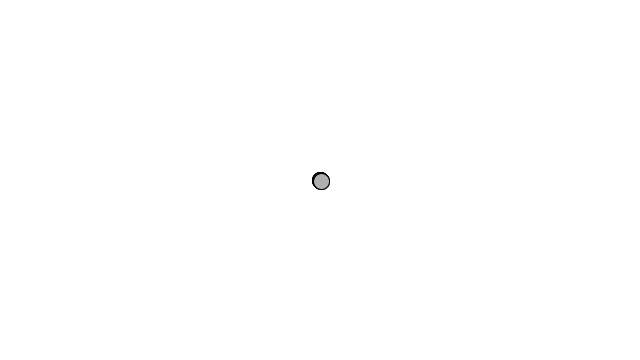
Frame 1 (no input)
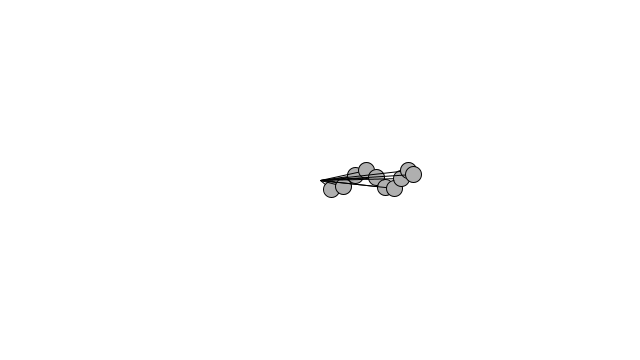
Frame 60 (the mouse pressed at the canvas centre just before this capture)
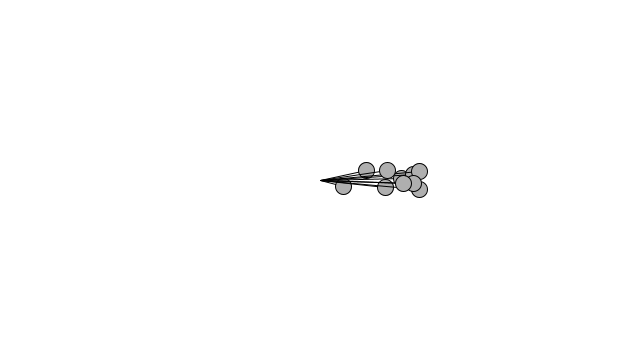
Frame 120 (the mouse held since frame 60 and released just before this capture)

The Processing sketch that drew these frames (run headless with seeded random() and noise(); from frame 60 on, the mouse is pressed at the canvas centre):

// Processing sketch: exercise_7
// ── exercise_7.pde
Oscillator[] oscillators = new Oscillator[10];

void setup() {
  size(640, 360);

  for (int i = 0; i < oscillators.length; i++) {
    oscillators[i] = new Oscillator(.002*(i+1), .02*(i+1), 100, 10);
  }
}

void draw() {
  background(255);

  for (int i = 0; i < oscillators.length; i++) {
    oscillators[i].oscillate();
    oscillators[i].display();
  }
}
// ── Oscillator.pde
class Oscillator {

  PVector angle;
  PVector velocity;
  PVector amplitude;

  Oscillator(float vx, float vy, float ax, float ay) {
    angle = new PVector();
    velocity = new PVector(vx, vy);
    amplitude = new PVector(ax, ay);
  }

  void oscillate() {
    angle.add(velocity);
  }

  void display() {
    float x = sin(angle.x) * amplitude.x;
    float y = sin(angle.y) * amplitude.y;

    pushMatrix();

    translate(width/2, height/2);
    stroke(0);
    fill(175);
    line(0, 0, x, y);
    ellipse(x, y, 16, 16);

    popMatrix();
  }
}
